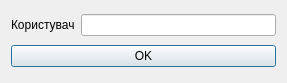
<?xml version="1.0" encoding="UTF-8"?>
<ui version="4.0">
 <class>Dialog</class>
 <widget class="QDialog" name="Dialog">
  <property name="geometry">
   <rect>
    <x>0</x>
    <y>0</y>
    <width>287</width>
    <height>83</height>
   </rect>
  </property>
  <property name="windowTitle">
   <string>Dialog</string>
  </property>
  <layout class="QHBoxLayout" name="horizontalLayout_2">
   <item>
    <layout class="QVBoxLayout" name="verticalLayout">
     <item>
      <layout class="QHBoxLayout" name="horizontalLayout">
       <item>
        <widget class="QLabel" name="label">
         <property name="text">
          <string>Користувач</string>
         </property>
        </widget>
       </item>
       <item>
        <widget class="QLineEdit" name="lineEdit"/>
       </item>
      </layout>
     </item>
     <item>
      <widget class="QPushButton" name="pushButton">
       <property name="text">
        <string>OK</string>
       </property>
      </widget>
     </item>
    </layout>
   </item>
  </layout>
 </widget>
 <resources/>
 <connections/>
</ui>
